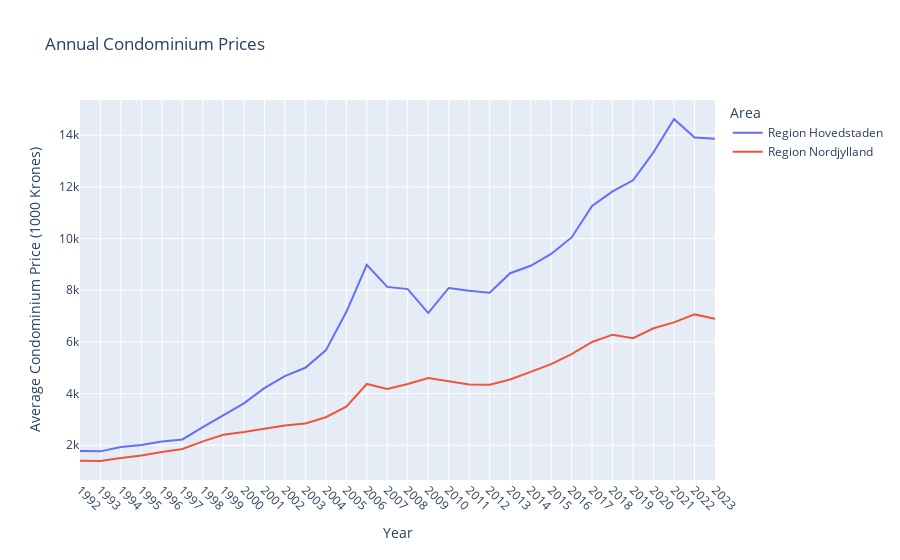

Notebook code cell kept with this figure:
### Markdown cell above
#### It is difficult to compare the two regions due to the axes. Therefore, we combine the two plots for each data set:

### Code cell
# We combine the plots for both areas in one figure for comparison (data set 1)
dataproject.plot_combined_prices(focused_pricedata)

### Figure 1 — Plotly figure (JSON) as saved in the notebook; plotly's stock layout.template omitted (floating-point values rounded to 4 significant figures)
{"data": [{"hovertemplate": "Area=Region Hovedstaden<br>Year=%{x}<br>Average Condominium Price (1000 Krones)=%{y}<extra></extra>", "legendgroup": "Region Hovedstaden", "line": {"color": "#636efa", "dash": "solid"}, "marker": {"symbol": "circle"}, "mode": "lines", "name": "Region Hovedstaden", "orientation": "v", "showlegend": true, "type": "scatter", "x": ["1992", "1993", "1994", "1995", "1996", "1997", "1998", "1999", "2000", "2001", "2002", "2003", "2004", "2005", "2006", "2007", "2008", "2009", "2010", "2011", "2012", "2013", "2014", "2015", "2016", "2017", "2018", "2019", "2020", "2021", "2022", "2023"], "xaxis": "x", "y": [1777, 1765, 1931, 2008, 2150, 2226, 2699, 3159, 3624, 4214, 4677, 5000, 5675, 7157, 8984, 8132, 8046, 7119, 8090, 7981, 7907, 8660, 8948, 9406, 10046, 11261, 11827, 12258, 13344, 14630, 13913, 13869], "yaxis": "y"}, {"hovertemplate": "Area=Region Nordjylland<br>Year=%{x}<br>Average Condominium Price (1000 Krones)=%{y}<extra></extra>", "legendgroup": "Region Nordjylland", "line": {"color": "#EF553B", "dash": "solid"}, "marker": {"symbol": "circle"}, "mode": "lines", "name": "Region Nordjylland", "orientation": "v", "showlegend": true, "type": "scatter", "x": ["1992", "1993", "1994", "1995", "1996", "1997", "1998", "1999", "2000", "2001", "2002", "2003", "2004", "2005", "2006", "2007", "2008", "2009", "2010", "2011", "2012", "2013", "2014", "2015", "2016", "2017", "2018", "2019", "2020", "2021", "2022", "2023"], "xaxis": "x", "y": [1399, 1392, 1512, 1604, 1737, 1857, 2152, 2406, 2511, 2647, 2766, 2845, 3086, 3498, 4374, 4184, 4374, 4604, 4478, 4351, 4340, 4548, 4841, 5144, 5531, 5998, 6282, 6147, 6528, 6759, 7066, 6896], "yaxis": "y"}], "layout": {"legend": {"title": {"text": "Area"}, "tracegroupgap": 0}, "title": {"text": "Annual Condominium Prices"}, "xaxis": {"anchor": "y", "domain": [0, 1], "tickangle": 45, "title": {"text": "Year"}}, "yaxis": {"anchor": "x", "domain": [0, 1], "title": {"text": "Average Condominium Price (1000 Krones)"}}}}
